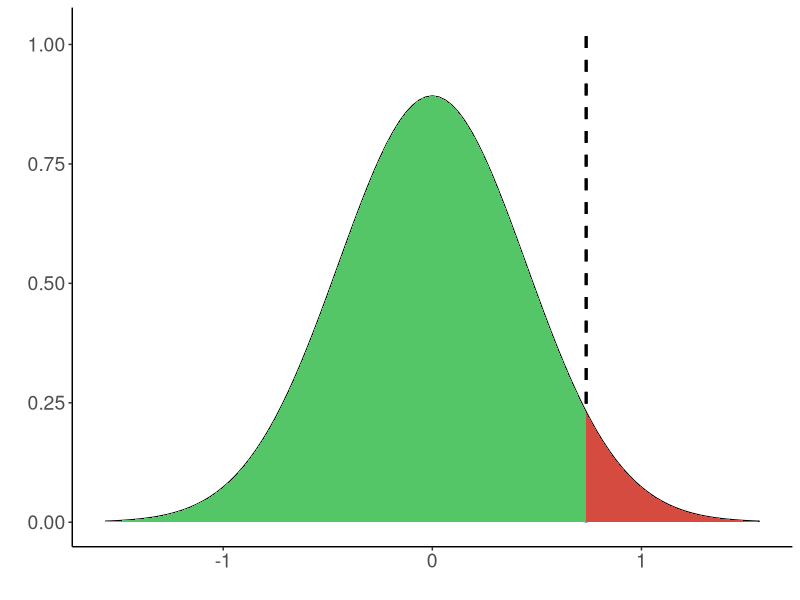
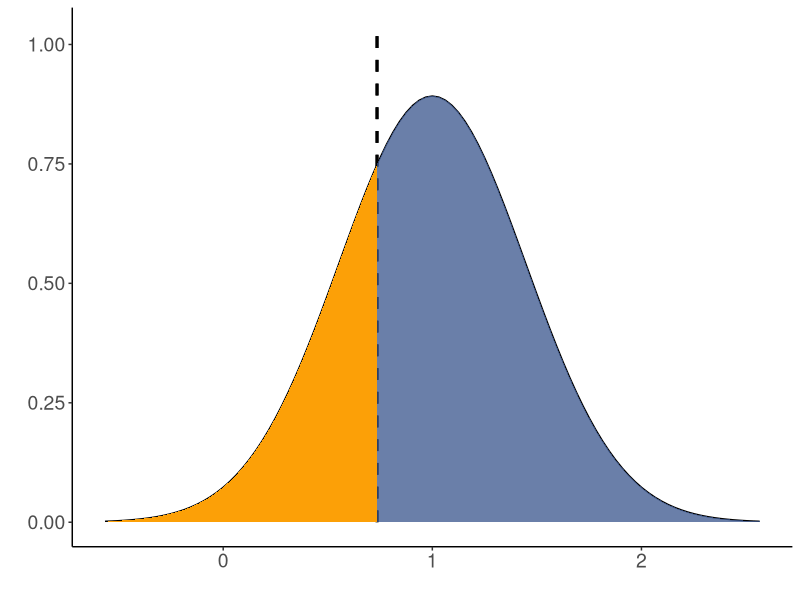
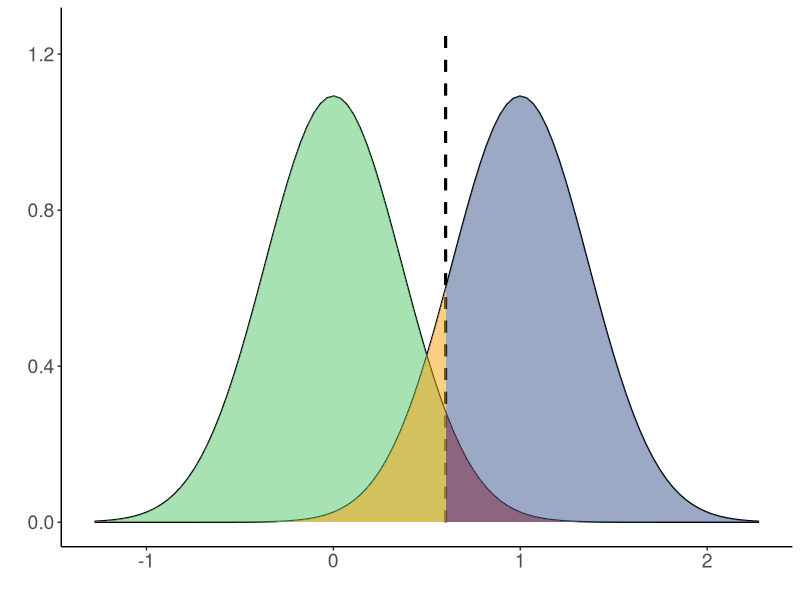
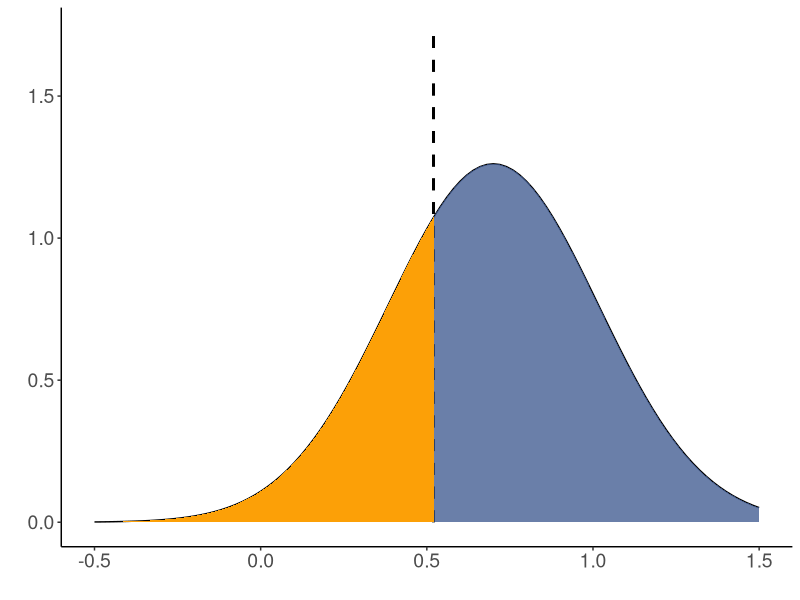
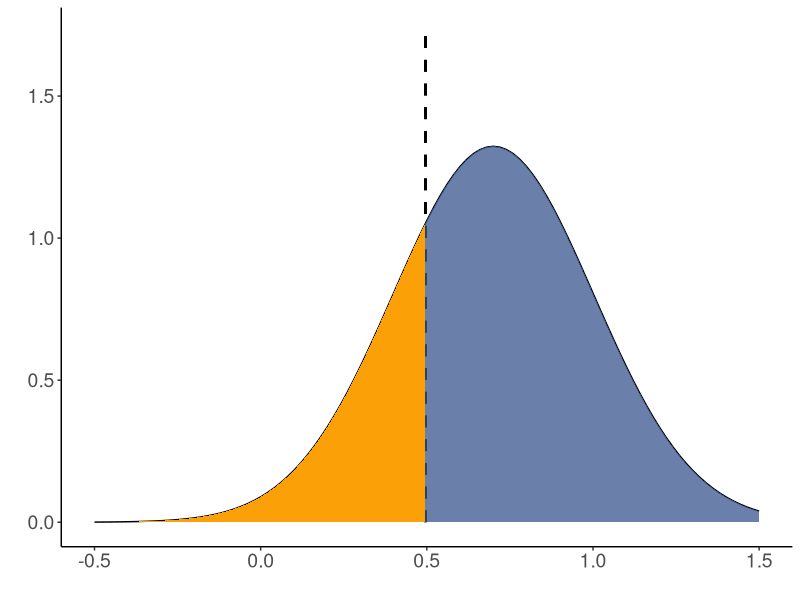
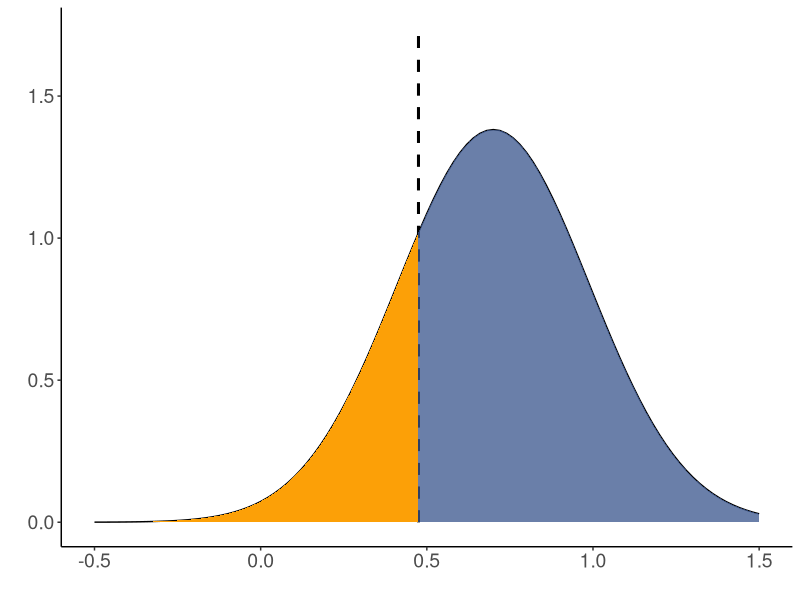
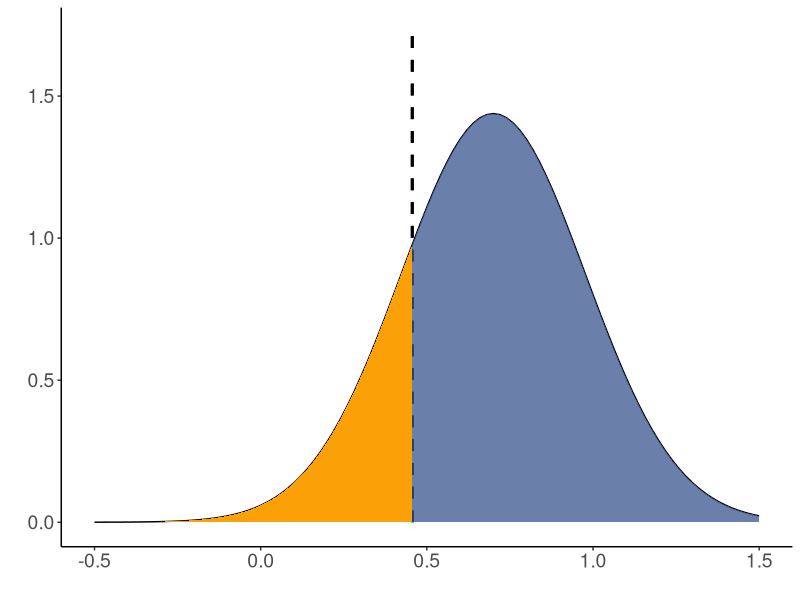

Generate these figures, in order, with R:
# Generate slides plots
# preamble ####
library(tidyverse)
library(ggplot2)
ggplot2::theme_set(theme_classic())
library(patchwork)

# initial params
mu0 <- 0
mu1 <- 1
sigma2 <- 2
n <- 10
t1e <- 0.05

# create params
sd0 <- sqrt(sigma2 / n)

xmin0 <- mu0 - 3.5 * sd0
xmin1 <- mu1 - 3.5 * sd0
xmin <- min(xmin0, xmin1)

xmax0 <- mu0 + 3.5 * sd0
xmax1 <- mu1 + 3.5 * sd0
xmax <- max(xmax0, xmax1)

ymax0 <- dnorm(mu0, mean = mu0, sd = sd0)
ymax1 <- dnorm(mu1, mean = mu1, sd = sd0)
ymax <- max(ymax0, ymax1)

cv0 <- qnorm(1-t1e, mean = mu0, sd = sd0)

# H0 plot ####
h0 <- ggplot(tibble(x = c(xmin, xmax)), aes(x)) +
  stat_function(fun = dnorm, 
                args = list(mean = mu0, sd = sd0)) + #adds normal plot
  geom_segment(aes(x = cv0, y = 0, 
                   xend = cv0, yend = 1.15*ymax0),
               linetype="dashed",
               size=1) + # adds line on critical value
  stat_function(fun = dnorm, 
                args = list(mean = mu0, sd = sd0),
                xlim = c(xmin, cv0),
                geom = "area",
                fill = "#55C667FF") + # fill up specificity
  stat_function(fun = dnorm, 
                args = list(mean = mu0, sd = sd0),
                xlim = c(cv0, xmax),
                geom = "area",
                fill = "#D64B40FF") + # fill up type I error +
  labs(x = "",
       y = "") +
  xlim(c(xmin0, xmax0)) +
  theme(axis.text = element_text(size = 14))
ggsave("../img/1. significance.png", plot = h0)


# H1 plot ####
h1 <- ggplot(tibble(x = c(xmin, xmax)), aes(x)) +
  stat_function(fun = dnorm, 
                args = list(mean = mu1, sd = sd0)) + #adds normal plot
  geom_segment(aes(x = cv0, y = 0, 
                   xend = cv0, yend = 1.15*ymax1),
               linetype="dashed",
               size=1) + # adds line on critical value
  stat_function(fun = dnorm, 
                args = list(mean = mu1, sd = sd0),
                xlim = c(xmin, cv0),
                geom = "area",
                fill = "#FCA007FF") + # fill up  type II error
  stat_function(fun = dnorm, 
                args = list(mean = mu1, sd = sd0),
                xlim = c(cv0, xmax),
                geom = "area",
                fill = "#39558CFF",
                alpha = 0.75) + # fill up power +
  labs(x = "",
       y = "") +
  xlim(c(xmin1, xmax1)) +
  theme(axis.text = element_text(size = 14))
ggsave("../img/2. power.png", plot = h1)



# Together ####
# initial params
mu0 <- 0
mu1 <- 1
sigma2 <- 2
n <- 15
t1e <- 0.05

# create params
sd0 <- sqrt(sigma2 / n)

xmin0 <- mu0 - 3.5 * sd0
xmin1 <- mu1 - 3.5 * sd0
xmin <- min(xmin0, xmin1)

xmax0 <- mu0 + 3.5 * sd0
xmax1 <- mu1 + 3.5 * sd0
xmax <- max(xmax0, xmax1)

ymax0 <- dnorm(mu0, mean = mu0, sd = sd0)
ymax1 <- dnorm(mu1, mean = mu1, sd = sd0)
ymax <- max(ymax0, ymax1)

cv0 <- qnorm(1-t1e, mean = mu0, sd = sd0)

# together
htogether <- ggplot(tibble(x = c(xmin, xmax)), aes(x)) +
  stat_function(fun = dnorm, 
                args = list(mean = mu0, sd = sd0)) + #adds normal plot
  stat_function(fun = dnorm, 
                args = list(mean = mu1, sd = sd0)) + #adds normal plot
  geom_segment(aes(x = cv0, y = 0, 
                   xend = cv0, yend = 1.15*ymax0),
               linetype="dashed",
               size=1) + # adds line on critical value
  stat_function(fun = dnorm, 
                args = list(mean = mu0, sd = sd0),
                xlim = c(xmin, cv0),
                geom = "area",
                fill = "#55C667FF",
                alpha = 0.5) + # fill up specificity
  stat_function(fun = dnorm, 
                args = list(mean = mu0, sd = sd0),
                xlim = c(cv0, xmax),
                geom = "area",
                fill = "#D64B40FF",
                alpha = 0.75) + # fill up type I error
  stat_function(fun = dnorm, 
                args = list(mean = mu1, sd = sd0),
                xlim = c(xmin, cv0),
                geom = "area",
                fill = "#FCA007FF",
                alpha = 0.5) + # fill up  type II error
  stat_function(fun = dnorm, 
                args = list(mean = mu1, sd = sd0),
                xlim = c(cv0, xmax),
                geom = "area",
                fill = "#39558CFF",
                alpha = 0.5,
                alpha = 0.75) +
  labs(x = "",
       y = "") +
  xlim(c(xmin, xmax)) +
  theme(axis.text = element_text(size = 14))

ggsave("../img/3. together.png", plot = htogether,
       height = 5.1, width = 12)



# Power algorithm ####
# initial params
mu0 <- 0
mu1 <- 0.7
sigma2 <- 1
t1e <- 0.05

xmin <- -0.5
xmax <- 1.5
ymax <- 1.5

for(n in 10:13){
  
  # create params
  sd0 <- sqrt(sigma2 / n)
  cv0 <- qnorm(1-t1e, mean = mu0, sd = sd0)
  
  h1 <- ggplot(tibble(x = c(xmin, xmax)), aes(x)) +
    stat_function(fun = dnorm, 
                  args = list(mean = mu1, sd = sd0)) + #adds normal plot
    geom_segment(aes(x = cv0, y = 0, 
                     xend = cv0, yend = 1.15*ymax),
                 linetype="dashed",
                 size=1) + # adds line on critical value
    stat_function(fun = dnorm, 
                  args = list(mean = mu1, sd = sd0),
                  xlim = c(xmin, cv0),
                  geom = "area",
                  fill = "#FCA007FF") + # fill up  type II error
    stat_function(fun = dnorm, 
                  args = list(mean = mu1, sd = sd0),
                  xlim = c(cv0, xmax),
                  geom = "area",
                  fill = "#39558CFF",
                  alpha = 0.75) + # fill up power +
    labs(x = "",
         y = "") +
    xlim(c(xmin, xmax)) +
    theme(axis.text = element_text(size = 14))
  
  filename <- paste0("../img/power_alg/", n-9, ".png")
  ggsave(filename = filename, plot = h1)
}
